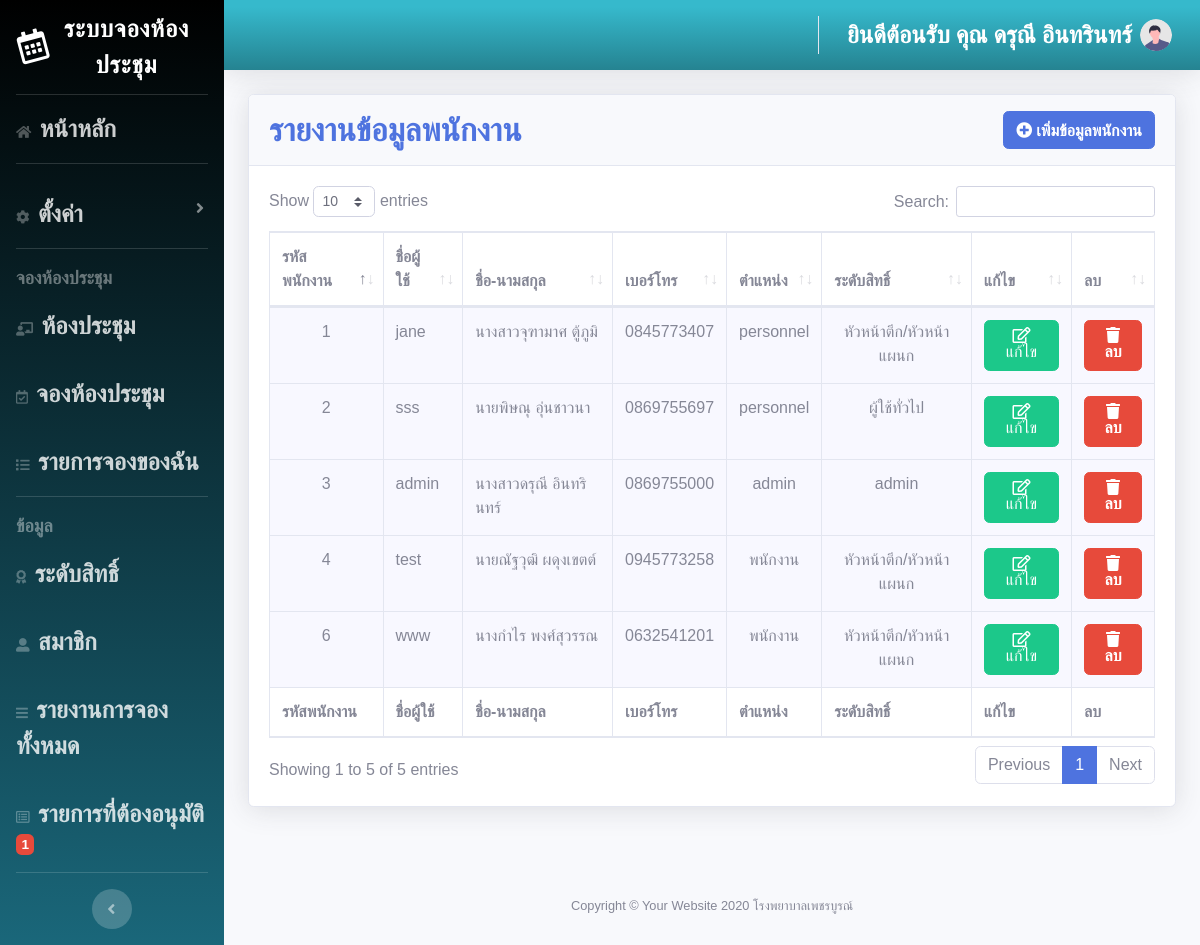
The app's page /meeting/showmember.php (signed in) with its own data.
### tables this page shows
CREATE TABLE `member` (
  `id` int(10) NOT NULL,
  `username` varchar(50) NOT NULL,
  `password` varchar(20) NOT NULL,
  `ntitle` varchar(10) NOT NULL,
  `firstname` varchar(250) NOT NULL,
  `lastname` varchar(250) NOT NULL,
  `position` varchar(250) NOT NULL,
  `phone` varchar(10) NOT NULL,
  `de_id` int(10) NOT NULL,
  `sta_id` int(5) NOT NULL
);

CREATE TABLE `status` (
  `sta_id` int(5) NOT NULL,
  `sta_name` varchar(250) NOT NULL
);

### meeting/showmember.php (the view, shortened to what this page needs)
<?php
if (!$_SESSION['userid']) {
  header("Location: frm_login.php");
} else {
  include ('connect.php');
  $sql = "Select * from member as m  Left join department as d on (m.de_id = d.de_id) Left join status as st on (m.sta_id = st.sta_id)"  ;
  $query = mysqli_query($con, $sql)
  or die ("3.ไม่สามารถประมวลผลคำสั่งได้").mysqli_error;
  ?>
  <!DOCTYPE html>
  <html lang="en">
  <head>
    <link href="vendor/fontawesome-free/css/all.min.css" rel="stylesheet" type="text/css">
    <link href="css/sb-admin-2.min.css" rel="stylesheet">
    <link href="vendor/datatables/dataTables.bootstrap4.min.css" rel="stylesheet">
  </head>
  <body id="page-top">
   <?php
   include "admin_menu.php";
   ?>
   <div class="container-fluid">
    <div class="card shadow mb-4">
      <div class="card-header py-3">
        <h6 class="m-0 font-weight-bold text-primary"><font size="6" face="TH SarabunPSK"> รายงานข้อมูลพนักงาน </font><a href="frm_addmember.php"><span class="btn btn-primary fa fas-plus float-right "><i class="fas fa-plus-circle"> เพิ่มข้อมูลพนักงาน</i></a></h6>
        </div>
        <div class="card-body">
          <div class="table-responsive">
            <table class="table table-bordered" id="dataTable" width="100%" cellspacing="0">
              <thead>
                <tr>
                  <th>รหัสพนักงาน</th>
                  <th>ชื่อผู้ใช้</th>
                  <th>ชื่อ-นามสกุล</th>
                  <th>เบอร์โทร</th>
                  <th>ตำแหน่ง</th>
                  <th>ระดับสิทธิ์</th>
                  <th>แก้ไข</th>
                  <th>ลบ</th>
                </tr>
              </thead>
              <tfoot>
                <tr>
                  <th>รหัสพนักงาน</th>
                  <th>ชื่อผู้ใช้</th>
                  <th>ชื่อ-นามสกุล</th>
                  <th>เบอร์โทร</th>
                  <th>ตำแหน่ง</th>
                  <th>ระดับสิทธิ์</th>
                  <th>แก้ไข</th>
                  <th>ลบ</th>
                </tr>
              </tfoot>
              <tbody>
                <?php
                while ($rs=mysqli_fetch_array($query)){
                  ?>
                  <tr>
                    <td height="32" align="center" bgcolor="#F8F8FF"><?php echo "$rs[id]"; ?></td>
                    <td align="left" bgcolor="#F8F8FF" ><?php echo "$rs[username]"; ?></td>
                    <td align="left" bgcolor="#F8F8FF" ><?php echo "$rs[ntitle]"; ?><?php echo "</a>"; ?><?php echo "$rs[firstname]"; ?>    <?php echo "$rs[lastname]"; ?></td>
                    <td align="left" bgcolor="#F8F8FF" ><?php echo "$rs[phone]"; ?></td>
                    <td align="center" bgcolor="#F8F8FF" ><?php echo "$rs[position]"; ?></td>
                    <td align="center" bgcolor="#F8F8FF" ><?php echo "$rs[sta_name]"; ?></td>
                     <td align="center" bgcolor="#F8F8FF"><div align="center">
                      <?php echo "<a href=\"frm_editmember.php?id=$rs[id]\">"; ?><span  class="btn btn-success   " > <i class="far fa-edit">  แก้ไข </i></span></a></div></td>
                      <td align="center" bgcolor="#F8F8FF"><div align="center">
                       <?php echo "<a href=\"frm_deletemember.php?id=$rs[id]\">"; ?><span  class="btn btn-danger   " > <i class="fas fa-trash">   ลบ   </i></span></a></div></td>
                     </tr>
                     <?php
                   }
                   ?>
                 </table>
               </div>
             </div>
           </div>
         </div>
       </div>
       <?php
       include "foot1.php";
       ?>
     </div>
   </div>
                        </body>
                        </html>
                        <?php } ?>

### meeting/foot1.php (style rules this page uses)
body { font-family: "Poppins", sans-serif; background-color:#F8F8FF; height: 100vh; }

### records on screen
member: id "1", username "jane", ntitle "นางสาว", firstname "จุฑามาศ", lastname "ตู้ภูมิ", phone "0845773407", position "personnel", sta.sta_name "หัวหน้าตึก/หัวหน้าแผนก"
member: id "2", username "sss", ntitle "นาย", firstname "พิษณุ", lastname "อุ่นชาวนา", phone "0869755697", position "personnel", sta.sta_name "ผู้ใช้ทั่วไป"
member: id "3", username "admin", ntitle "นางสาว", firstname "ดรุณี", lastname "อินทรินทร์", phone "0869755000", position "admin", sta.sta_name "admin"
member: id "4", username "test", ntitle "นาย", firstname "ณัฐวุฒิ", lastname "ผดุงเขตต์", phone "0945773258", position "พนักงาน", sta.sta_name "หัวหน้าตึก/หัวหน้าแผนก"
member: id "6", username "www", ntitle "นาง", firstname "กำไร", lastname "พงศ์สุวรรณ", phone "0632541201", position "พนักงาน", sta.sta_name "หัวหน้าตึก/หัวหน้าแผนก"

### other values on screen
$num "1"
$_SESSION['user'] "ดรุณี อินทรินทร์"
